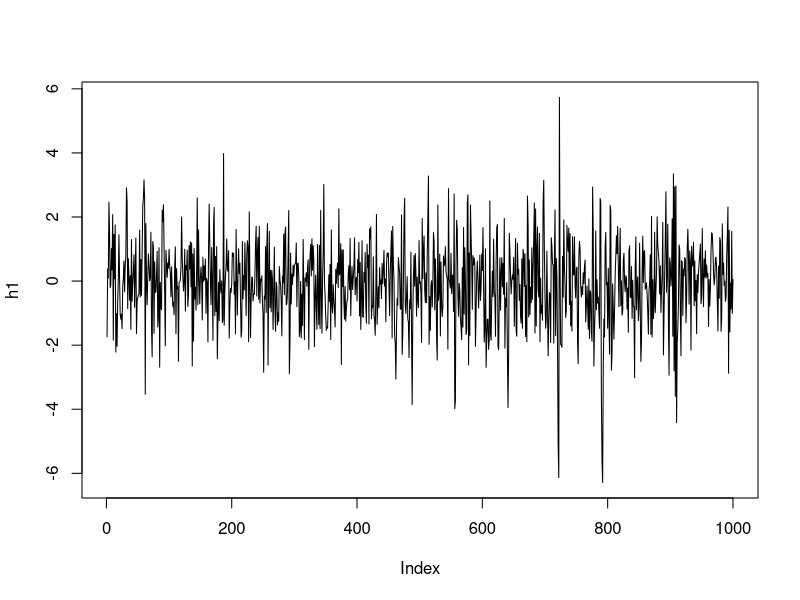
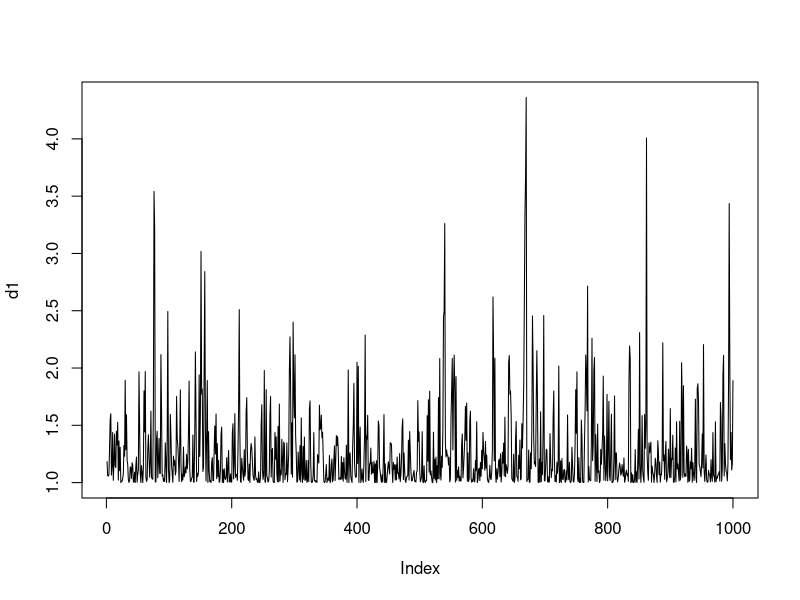
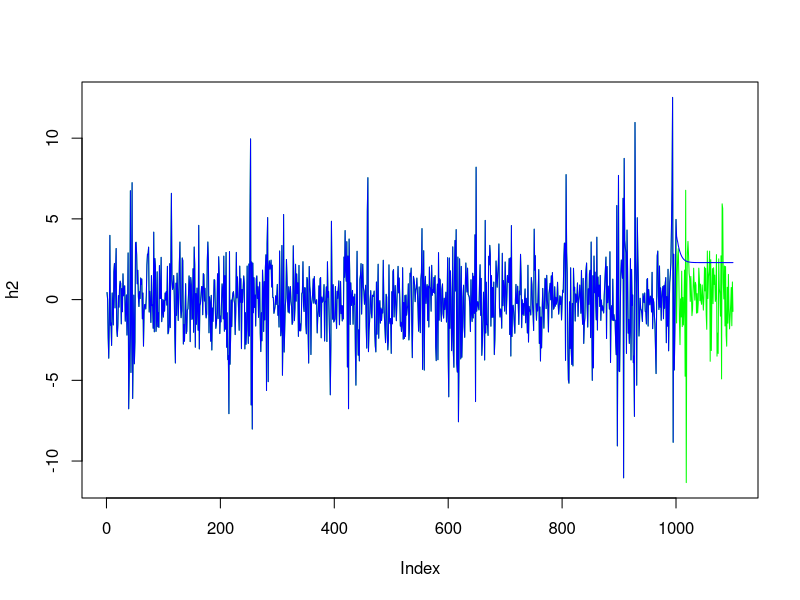

The R source for these figures, in order:
## Лабораторная работа №2 ----

## 1 ----
## процесс GARCH(1,0)
garchf10 = function(n,h0,a0,a1,ret) {
  h = array(dim = n)
  ksi = rnorm(n,0,1)
  d2 = array(dim = n)
  
  d2[1] = a0 + a1*h0^2
  h[1] = sqrt(d2[1])*ksi[1]
  
  for (i in 2:n) {
    d2[i] = a0 + a1*h[i-1]^2
    h[i] = sqrt(d2[i])*ksi[i]
  }
  if (ret == 1) return(h)
  else return(sqrt(d2))
}

h0 = 1
n = 1000
a0 = 1
a1 = 0.4

h1 = garchf10(n,h0,a0,a1,1)
d1 = garchf10(n,h0,a0,a1,0)

## график h
plot(h1, type = 'l')
## график волатильности
plot(d1, type = 'l')

## 2 ----
## МНК-оценка a0
MNKfa0 = function(n,h,a1) {
  sum = 0
  for (i in 2:n)
    sum = sum + (h[i]^2 - a1*h[i-1]^2)
  return(sum/n)
}

MNKa0 = MNKfa0(n,h1,a1)
MNKa0

## МНК-оценка a1
MNKfa1 = function(n,h,a0) {
  sum1 = 0
  sum2 = 0
  for (i in 2:n) {
    sum1 = sum1 + h[i-1]^2*(h[i]^2-a0)
    sum2 = sum2 + h[i-1]^4
  }
  return (sum1/sum2)
}

MNKa1 = MNKfa1(n,h1,a0)

## 3 ----
library("tseries")
garch(h1,order=c(1,0),start=c(a0,a1))

## 4 ----
## процесс GARCH(3,0)
garchf30 = function(n,h0,a,ret) {
  h = array(dim = n)
  ksi = rnorm(n,0,1)
  d2 = array(dim = n)
  
  d2[1] = a[1] + a[2]*h0[3]^2 + a[3]*h0[2]^2 + a[4]*h0[1]^2
  h[1] = sqrt(d2[1])*ksi[1]
  
  d2[2] = a[1] + a[2]*h[1]^2 + a[3]*h0[3]^2 + a[4]*h0[2]^2
  h[2] = sqrt(d2[2])*ksi[2]
  
  d2[3] = a[1] + a[2]*h[2]^2 + a[3]*h[1]^2 + a[4]*h0[3]^2
  h[3] = sqrt(d2[3])*ksi[3]
  
  for (i in 4:n) {
    d2[i] = a[1] + a[2]*h[i-1]^2 + a[3]*h[i-2]^2 + a[4]*h[i-3]^2
    h[i] = sqrt(d2[i])*ksi[i]
  }
  if (ret == 1) return(h)
  else return(sqrt(d2))
}

n = 1100
a = c(1,0.6,0.2,0.1)
h0 = c(1.3,0.7,0.8)

h2 = garchf30(n,h0,a,1)

n1 = 1000; n2 = 100
hlearn = array(dim = n1)
for(i in 1:n1)
  hlearn[i] = h2[i]

garch(hlearn,order=c(3,0),start=a)$coef
a_pr = garch(hlearn,order=c(3,0),start=a)$coef

pr = function(n1,n2,h0,h,a) {
  h_pr = array(dim=n1+n2)
  
  for(i in 1:n1)
    h_pr[i] = h[i]^2
  
  h_pr[n1+1] = a[1] + a[2]*h_pr[n1] + a[3]*h[n1-1]^2 + a[4]*h[n1-2]^2
  h_pr[n1+2] = a[1] + a[2]*h_pr[n1+1] + a[3]*h[n1]^2 + a[4]*h[n1-1]^2
  h_pr[n1+3] = a[1] + a[2]*h_pr[n1+2] + a[3]*h_pr[n1+1] + a[4]*h[n1]^2
  
  for(i in (n1+4):(n1+n2))
    h_pr[i] = a[1] + a[2]*h_pr[i-1] + a[3]*h_pr[i-2] + a[4]*h_pr[i-3]

  h_pr = sqrt(h_pr)
  for(i in 1:n1)
    h_pr[i] = h[i]
  return(h_pr)
}

h2_pr = pr(n1,n2,h0,hlearn,a_pr)

## график h
plot(h2, type='l',col='green')
## график обучающей и тестовой выборки 
lines(h2_pr, type='l', col='blue')

## 5 ----
## процесс GARCH(1,1)
garchf11 = function(n,h0,d0,a0,a1,b1,ret) {
  h = array(dim = n)
  ksi = rnorm(n,0,1)
  d2 = array(dim = n)
  
  d2[1] = a0 + a1*h0^2 + b1*d0^2
  h[1] = sqrt(d2[1])*ksi[1]
  
  for (i in 2:n) {
    d2[i] = a0 + a1*h[i-1]^2 + b1*d2[i-1]
    h[i] = sqrt(d2[i])*ksi[i]
  }
  if (ret == 1) return(h)
  else return(sqrt(d2))
}

n = 1000
h0 = 1; d0 = 1.1
a0 = 1; a1 = 0.4; b1 = 0.2

h3 = garchf11(n,h0,d0,a0,a1,b1,1)
garch(h3,order=c(1,1),start=c(a0,a1,b1))
